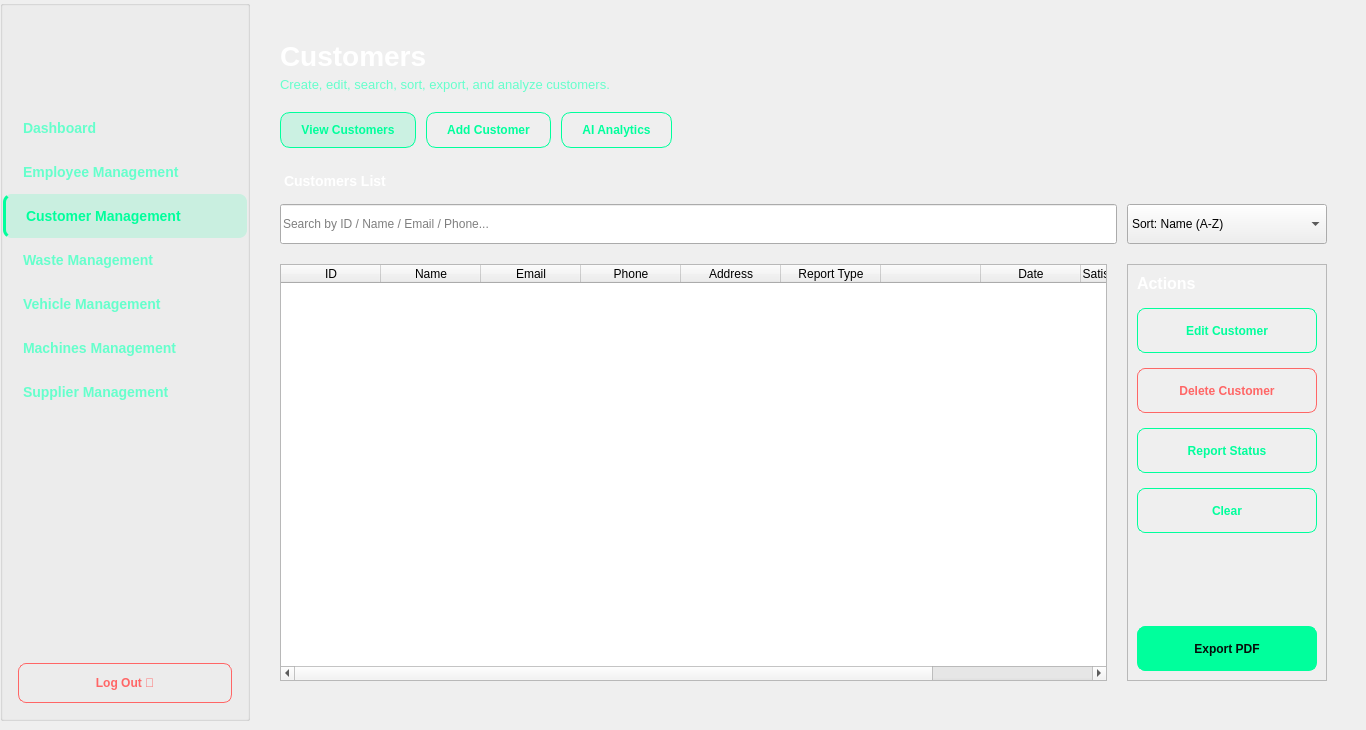
    <widget class="QWidget" name="customer">
     <widget class="QGroupBox" name="sidebarGroup_6">
      <property name="geometry">
       <rect>
        <x>0</x>
        <y>0</y>
        <width>250</width>
        <height>721</height>
       </rect>
      </property>
      <property name="minimumSize">
       <size>
        <width>250</width>
        <height>0</height>
       </size>
      </property>
      <property name="maximumSize">
       <size>
        <width>250</width>
        <height>16777215</height>
       </size>
      </property>
      <property name="title">
       <string/>
      </property>
      <layout class="QVBoxLayout" name="sidebarLayout_6">
       <property name="spacing">
        <number>0</number>
       </property>
       <property name="leftMargin">
        <number>0</number>
       </property>
       <property name="topMargin">
        <number>0</number>
       </property>
       <property name="rightMargin">
        <number>0</number>
       </property>
       <property name="bottomMargin">
        <number>0</number>
       </property>
       <item>
        <layout class="QHBoxLayout" name="logoContainerLayout_4">
         <item>
          <spacer name="horizontalSpacer_logoLeft_4">
           <property name="orientation">
            <enum>Qt::Orientation::Horizontal</enum>
           </property>
           <property name="sizeHint" stdset="0">
            <size>
             <width>0</width>
             <height>0</height>
            </size>
           </property>
          </spacer>
         </item>
         <item>
          <spacer name="horizontalSpacer_logoRight_4">
           <property name="orientation">
            <enum>Qt::Orientation::Horizontal</enum>
           </property>
           <property name="sizeHint" stdset="0">
            <size>
             <width>0</width>
             <height>0</height>
            </size>
           </property>
          </spacer>
         </item>
        </layout>
       </item>
       <item>
        <widget class="QLabel" name="sidebarLogo_9">
         <property name="minimumSize">
          <size>
           <width>0</width>
           <height>100</height>
          </size>
         </property>
         <property name="maximumSize">
          <size>
           <width>16777215</width>
           <height>100</height>
          </size>
         </property>
         <property name="text">
          <string/>
         </property>
         <property name="pixmap">
          <pixmap>:/image/image/images/logo.png</pixmap>
         </property>
         <property name="scaledContents">
          <bool>false</bool>
         </property>
         <property name="alignment">
          <set>Qt::AlignmentFlag::AlignCenter</set>
         </property>
        </widget>
       </item>
       <item>
        <widget class="QPushButton" name="btnDashboard_5">
         <property name="styleSheet">
          <string notr="true">QPushButton {
    background-color: transparent;
    border: none;
    border-radius: 8px;
    padding: 14px 20px;
    color: #66ffcc;
    text-align: left;
    font-size: 14px;
    font-weight: 500;
}

QPushButton:hover {
    background-color: rgba(0, 255, 156, 0.1);
    color: #00ff9c;
}</string>
         </property>
         <property name="text">
          <string>Dashboard</string>
         </property>
        </widget>
       </item>
       <item>
        <widget class="QPushButton" name="btnEmployee_4">
         <property name="styleSheet">
          <string notr="true">QPushButton {
    background-color: transparent;
    border: none;
    border-radius: 8px;
    padding: 14px 20px;
    color: #66ffcc;
    text-align: left;
    font-size: 14px;
    font-weight: 500;
}

QPushButton:hover {
    background-color: rgba(0, 255, 156, 0.1);
    color: #00ff9c;
}</string>
         </property>
         <property name="text">
          <string>Employee Management</string>
         </property>
        </widget>
       </item>
       <item>
        <widget class="QPushButton" name="btnCustomer_3">
         <property name="styleSheet">
          <string notr="true">QPushButton {
    background-color: rgba(0, 255, 156, 0.15);
    border: none;
    border-radius: 8px;
    padding: 14px 20px;
    color: #00ff9c;
    text-align: left;
    font-size: 14px;
    font-weight: 600;
    border-left: 3px solid #00ff9c;
}</string>
         </property>
         <property name="text">
          <string>Customer Management</string>
         </property>
        </widget>
       </item>
       <item>
        <widget class="QPushButton" name="btnWaste_4">
         <property name="styleSheet">
          <string notr="true">QPushButton {
    background-color: transparent;
    border: none;
    border-radius: 8px;
    padding: 14px 20px;
    color: #66ffcc;
    text-align: left;
    font-size: 14px;
    font-weight: 500;
}

QPushButton:hover {
    background-color: rgba(0, 255, 156, 0.1);
    color: #00ff9c;
}</string>
         </property>
         <property name="text">
          <string>Waste Management</string>
         </property>
        </widget>
       </item>
       <item>
        <widget class="QPushButton" name="btnVehicle_4">
         <property name="styleSheet">
          <string notr="true">QPushButton {
    background-color: transparent;
    border: none;
    border-radius: 8px;
    padding: 14px 20px;
    color: #66ffcc;
    text-align: left;
    font-size: 14px;
    font-weight: 500;
}

QPushButton:hover {
    background-color: rgba(0, 255, 156, 0.1);
    color: #00ff9c;
}</string>
         </property>
         <property name="text">
          <string>Vehicle Management</string>
         </property>
        </widget>
       </item>
       <item>
        <widget class="QPushButton" name="btnMachines_5">
         <property name="styleSheet">
          <string notr="true">QPushButton {
    background-color: transparent;
    border: none;
    border-radius: 8px;
    padding: 14px 20px;
    color: #66ffcc;
    text-align: left;
    font-size: 14px;
    font-weight: 500;
}

QPushButton:hover {
    background-color: rgba(0, 255, 156, 0.1);
    color: #00ff9c;
}</string>
         </property>
         <property name="text">
          <string>Machines Management</string>
         </property>
        </widget>
       </item>
       <item>
        <widget class="QPushButton" name="btnSupplier_3">
         <property name="styleSheet">
          <string notr="true">QPushButton {
    background-color: transparent;
    border: none;
    border-radius: 8px;
    padding: 14px 20px;
    color: #66ffcc;
    text-align: left;
    font-size: 14px;
    font-weight: 500;
}

QPushButton:hover {
    background-color: rgba(0, 255, 156, 0.1);
    color: #00ff9c;
}</string>
         </property>
         <property name="text">
          <string>Supplier Management</string>
         </property>
        </widget>
       </item>
       <item>
        <spacer name="verticalSpacer_4">
         <property name="orientation">
          <enum>Qt::Orientation::Vertical</enum>
         </property>
         <property name="sizeHint" stdset="0">
          <size>
           <width>20</width>
           <height>40</height>
          </size>
         </property>
        </spacer>
       </item>
       <item>
        <widget class="QPushButton" name="btnLogout_5">
         <property name="styleSheet">
          <string notr="true">QPushButton {
    background-color: transparent;
    border: 1px solid #ff6666;
    border-radius: 8px;
    padding: 12px 20px;
    color: #ff6666;
    font-weight: 600;
    margin: 0px 15px 15px 15px;
}

QPushButton:hover {
    background-color: rgba(255, 102, 102, 0.1);
}</string>
         </property>
         <property name="text">
          <string>Log Out 🚪</string>
         </property>
        </widget>
       </item>
      </layout>
     </widget>
     <widget class="QWidget" name="mainContentWidget_5" native="true">
      <property name="geometry">
       <rect>
        <x>250</x>
        <y>10</y>
        <width>1107</width>
        <height>701</height>
       </rect>
      </property>
      <layout class="QVBoxLayout" name="mainContentLayout_5">
       <property name="spacing">
        <number>20</number>
       </property>
       <property name="leftMargin">
        <number>30</number>
       </property>
       <property name="topMargin">
        <number>30</number>
       </property>
       <property name="rightMargin">
        <number>30</number>
       </property>
       <property name="bottomMargin">
        <number>30</number>
       </property>
       <item>
        <layout class="QHBoxLayout" name="headerLayout_5">
         <item>
          <layout class="QVBoxLayout" name="titleLayout_5">
           <property name="spacing">
            <number>5</number>
           </property>
           <item>
            <widget class="QLabel" name="pageTitle_4">
             <property name="styleSheet">
              <string notr="true">QLabel {
    font-size: 28px;
    font-weight: 700;
    color: #ffffff;
    background: transparent;
    border: none;
}</string>
             </property>
             <property name="text">
              <string>Customers</string>
             </property>
            </widget>
           </item>
           <item>
            <widget class="QLabel" name="pageSubtitle_5">
             <property name="styleSheet">
              <string notr="true">QLabel {
    font-size: 13px;
    font-weight: 400;
    color: #66ffcc;
    background: transparent;
    border: none;
}</string>
             </property>
             <property name="text">
              <string>Create, edit, search, sort, export, and analyze customers.</string>
             </property>
            </widget>
           </item>
          </layout>
         </item>
         <item>
          <spacer name="horizontalSpacer_9">
           <property name="orientation">
            <enum>Qt::Orientation::Horizontal</enum>
           </property>
           <property name="sizeHint" stdset="0">
            <size>
             <width>40</width>
             <height>20</height>
            </size>
           </property>
          </spacer>
         </item>
        </layout>
       </item>
       <item>
        <layout class="QHBoxLayout" name="topActionsLayout_5">
         <property name="spacing">
          <number>10</number>
         </property>
         <item>
          <widget class="QPushButton" name="btnViewCustomers">
           <property name="styleSheet">
            <string notr="true">QPushButton {
    background-color: rgba(0, 255, 156, 0.15);
    border: 1px solid #00ff9c;
    border-radius: 10px;
    padding: 10px 20px;
    color: #00ff9c;
    font-weight: 600;
}</string>
           </property>
           <property name="text">
            <string>View Customers</string>
           </property>
          </widget>
         </item>
         <item>
          <widget class="QPushButton" name="btnAddCustomer">
           <property name="styleSheet">
            <string notr="true">QPushButton {
    background-color: transparent;
    border: 1px solid #00ff9c;
    border-radius: 10px;
    padding: 10px 20px;
    color: #00ff9c;
    font-weight: 600;
}

QPushButton:hover {
    background-color: rgba(0, 255, 156, 0.1);
}</string>
           </property>
           <property name="text">
            <string>Add Customer</string>
           </property>
          </widget>
         </item>
         <item>
          <widget class="QPushButton" name="btnCustomerAnalytics">
           <property name="styleSheet">
            <string notr="true">QPushButton {
    background-color: transparent;
    border: 1px solid #00ff9c;
    border-radius: 10px;
    padding: 10px 20px;
    color: #00ff9c;
    font-weight: 600;
}

QPushButton:hover {
    background-color: rgba(0, 255, 156, 0.1);
}</string>
           </property>
           <property name="text">
            <string>AI Analytics</string>
           </property>
          </widget>
         </item>
         <item>
          <spacer name="horizontalSpacer_10">
           <property name="orientation">
            <enum>Qt::Orientation::Horizontal</enum>
           </property>
           <property name="sizeHint" stdset="0">
            <size>
             <width>40</width>
             <height>20</height>
            </size>
           </property>
          </spacer>
         </item>
        </layout>
       </item>
       <item>
        <widget class="QWidget" name="searchFilterWidget_5" native="true">
         <layout class="QVBoxLayout" name="searchFilterLayout_5">
          <property name="spacing">
           <number>10</number>
          </property>
          <property name="leftMargin">
           <number>0</number>
          </property>
          <property name="topMargin">
           <number>0</number>
          </property>
          <property name="rightMargin">
           <number>0</number>
          </property>
          <property name="bottomMargin">
           <number>0</number>
          </property>
          <item>
           <widget class="QLabel" name="lblCustomersList">
            <property name="styleSheet">
             <string notr="true">QLabel {
    font-size: 14px;
    font-weight: 600;
    color: #ffffff;
    background: transparent;
    border: none;
    padding: 5px 0px;
}</string>
            </property>
            <property name="text">
             <string>Customers List</string>
            </property>
           </widget>
          </item>
          <item>
           <layout class="QHBoxLayout" name="searchLayout_5">
            <property name="spacing">
             <number>10</number>
            </property>
            <item>
             <widget class="QLineEdit" name="searchBox_5">
              <property name="minimumSize">
               <size>
                <width>0</width>
                <height>40</height>
               </size>
              </property>
              <property name="placeholderText">
               <string>Search by ID / Name / Email / Phone...</string>
              </property>
             </widget>
            </item>
            <item>
             <widget class="QComboBox" name="sortComboBox_5">
              <property name="minimumSize">
               <size>
                <width>200</width>
                <height>40</height>
               </size>
              </property>
              <property name="maximumSize">
               <size>
                <width>250</width>
                <height>16777215</height>
               </size>
              </property>
              <item>
               <property name="text">
                <string>Sort: Name (A-Z)</string>
               </property>
              </item>
              <item>
               <property name="text">
                <string>Sort: Type</string>
               </property>
              </item>
              <item>
               <property name="text">
                <string>Sort: Date (Newest)</string>
               </property>
              </item>
             </widget>
            </item>
           </layout>
          </item>
         </layout>
        </widget>
       </item>
       <item>
        <layout class="QHBoxLayout" name="tableActionsLayout_5">
         <property name="spacing">
          <number>20</number>
         </property>
         <item>
          <widget class="QTableWidget" name="customersTable">
           <property name="sizePolicy">
            <sizepolicy hsizetype="Expanding" vsizetype="Expanding">
             <horstretch>0</horstretch>
             <verstretch>0</verstretch>
            </sizepolicy>
           </property>
           <property name="minimumSize">
            <size>
             <width>600</width>
             <height>0</height>
            </size>
           </property>
           <property name="selectionMode">
            <enum>QAbstractItemView::SelectionMode::SingleSelection</enum>
           </property>
           <property name="selectionBehavior">
            <enum>QAbstractItemView::SelectionBehavior::SelectRows</enum>
           </property>
           <column>
            <property name="text">
             <string>ID</string>
            </property>
           </column>
           <column>
            <property name="text">
             <string>Name</string>
            </property>
           </column>
           <column>
            <property name="text">
             <string>Email</string>
            </property>
           </column>
           <column>
            <property name="text">
             <string>Phone</string>
            </property>
           </column>
           <column>
            <property name="text">
             <string>Address</string>
            </property>
           </column>
           <column>
            <property name="text">
             <string>Report Type</string>
            </property>
           </column>
           <column>
            <property name="text">
             <string/>
            </property>
           </column>
           <column>
            <property name="text">
             <string>Date</string>
            </property>
           </column>
           <column>
            <property name="text">
             <string>Satisfaction Score</string>
            </property>
           </column>
           <column>
            <property name="text">
             <string>Emplyee_ID</string>
            </property>
           </column>
          </widget>
         </item>
         <item>
          <widget class="QFrame" name="actionsPanel_5">
           <property name="sizePolicy">
            <sizepolicy hsizetype="Fixed" vsizetype="Preferred">
             <horstretch>0</horstretch>
             <verstretch>0</verstretch>
            </sizepolicy>
           </property>
           <property name="minimumSize">
            <size>
             <width>200</width>
             <height>0</height>
            </size>
           </property>
           <property name="maximumSize">
            <size>
             <width>220</width>
             <height>16777215</height>
            </size>
           </property>
           <property name="frameShape">
            <enum>QFrame::Shape::StyledPanel</enum>
           </property>
           <property name="frameShadow">
            <enum>QFrame::Shadow::Raised</enum>
           </property>
           <layout class="QVBoxLayout" name="actionsPanelLayout_5">
            <property name="spacing">
             <number>15</number>
            </property>
            <item>
             <widget class="QLabel" name="lblActions_5">
              <property name="styleSheet">
               <string notr="true">QLabel {
    font-size: 16px;
    font-weight: 600;
    color: #ffffff;
    background: transparent;
    border: none;
    padding: 0px;
}</string>
              </property>
              <property name="text">
               <string>Actions</string>
              </property>
             </widget>
            </item>
            <item>
             <widget class="QPushButton" name="btnEditCustomer">
              <property name="minimumSize">
               <size>
                <width>0</width>
                <height>45</height>
               </size>
              </property>
              <property name="styleSheet">
               <string notr="true">QPushButton {
    background-color: transparent;
    border: 1px solid #00ff9c;
    border-radius: 8px;
    padding: 12px 15px;
    color: #00ff9c;
    font-weight: 500;
    text-align: center;
}

QPushButton:hover {
    background-color: rgba(0, 255, 156, 0.1);
    border: 1px solid #33ffcc;
}</string>
              </property>
              <property name="text">
               <string>Edit Customer</string>
              </property>
             </widget>
            </item>
            <item>
             <widget class="QPushButton" name="btnDeleteCustomer">
              <property name="minimumSize">
               <size>
                <width>0</width>
                <height>45</height>
               </size>
              </property>
              <property name="styleSheet">
               <string notr="true">QPushButton {
    background-color: transparent;
    border: 1px solid #ff6666;
    border-radius: 8px;
    padding: 12px 15px;
    color: #ff6666;
    font-weight: 500;
}

QPushButton:hover {
    background-color: rgba(255, 102, 102, 0.1);
}</string>
              </property>
              <property name="text">
               <string>Delete Customer</string>
              </property>
             </widget>
            </item>
            <item>
             <widget class="QPushButton" name="btnReportStatus">
              <property name="minimumSize">
               <size>
                <width>0</width>
                <height>45</height>
               </size>
              </property>
              <property name="styleSheet">
               <string notr="true">QPushButton {
    background-color: transparent;
    border: 1px solid #00ff9c;
    border-radius: 8px;
    padding: 12px 15px;
    color: #00ff9c;
    font-weight: 500;
    text-align: center;
}

QPushButton:hover {
    background-color: rgba(0, 255, 156, 0.1);
    border: 1px solid #33ffcc;
}</string>
              </property>
              <property name="text">
               <string>Report Status</string>
              </property>
             </widget>
            </item>
            <item>
             <widget class="QPushButton" name="btnClearSelection_5">
              <property name="minimumSize">
               <size>
                <width>0</width>
                <height>45</height>
               </size>
              </property>
              <property name="styleSheet">
               <string notr="true">QPushButton {
    background-color: transparent;
    border: 1px solid #00ff9c;
    border-radius: 8px;
    padding: 12px 15px;
    color: #00ff9c;
    font-weight: 500;
    text-align: center;
}

QPushButton:hover {
    background-color: rgba(0, 255, 156, 0.1);
    border: 1px solid #33ffcc;
}</string>
              </property>
              <property name="text">
               <string>Clear</string>
              </property>
             </widget>
            </item>
            <item>
             <spacer name="verticalSpacer_8">
              <property name="orientation">
               <enum>Qt::Orientation::Vertical</enum>
              </property>
              <property name="sizeHint" stdset="0">
               <size>
                <width>20</width>
                <height>40</height>
               </size>
              </property>
             </spacer>
            </item>
            <item>
             <widget class="QPushButton" name="btnExportPDF_5">
              <property name="minimumSize">
               <size>
                <width>0</width>
                <height>45</height>
               </size>
              </property>
              <property name="styleSheet">
               <string notr="true">QPushButton {
    background-color: #00ff9c;
    border: 1px solid #00ff9c;
    border-radius: 8px;
    padding: 12px 15px;
    color: #050d0a;
    font-weight: 600;
}

QPushButton:hover {
    background-color: #33ffcc;
}</string>
              </property>
              <property name="text">
               <string>Export PDF</string>
              </property>
             </widget>
            </item>
           </layout>
          </widget>
         </item>
        </layout>
       </item>
      </layout>
     </widget>
    </widget>
